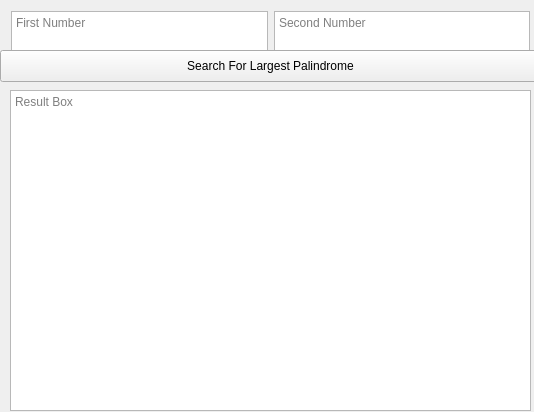
<?xml version="1.0" encoding="UTF-8"?>
<ui version="4.0">
 <class>PalindromeFinder</class>
 <widget class="QMainWindow" name="PalindromeFinder">
  <property name="geometry">
   <rect>
    <x>0</x>
    <y>0</y>
    <width>534</width>
    <height>412</height>
   </rect>
  </property>
  <property name="windowTitle">
   <string>PalindromeFinder</string>
  </property>
  <widget class="QWidget" name="centralWidget">
   <widget class="QWidget" name="gridLayoutWidget">
    <property name="geometry">
     <rect>
      <x>0</x>
      <y>0</y>
      <width>541</width>
      <height>76</height>
     </rect>
    </property>
    <layout class="QGridLayout" name="gridLayout">
     <item row="0" column="1">
      <widget class="QTextEdit" name="firstNumber">
       <property name="placeholderText">
        <string>First Number</string>
       </property>
      </widget>
     </item>
     <item row="0" column="2">
      <widget class="QTextEdit" name="secondNumber">
       <property name="placeholderText">
        <string>Second Number</string>
       </property>
      </widget>
     </item>
    </layout>
   </widget>
   <widget class="QPushButton" name="searchButton">
    <property name="geometry">
     <rect>
      <x>0</x>
      <y>50</y>
      <width>541</width>
      <height>32</height>
     </rect>
    </property>
    <property name="text">
     <string>Search For Largest Palindrome</string>
    </property>
   </widget>
   <widget class="QTextBrowser" name="resultsBox">
    <property name="geometry">
     <rect>
      <x>10</x>
      <y>90</y>
      <width>521</width>
      <height>321</height>
     </rect>
    </property>
    <property name="sizePolicy">
     <sizepolicy hsizetype="Maximum" vsizetype="Maximum">
      <horstretch>0</horstretch>
      <verstretch>0</verstretch>
     </sizepolicy>
    </property>
    <property name="maximumSize">
     <size>
      <width>16777215</width>
      <height>16777215</height>
     </size>
    </property>
    <property name="sizeIncrement">
     <size>
      <width>0</width>
      <height>0</height>
     </size>
    </property>
    <property name="tabletTracking">
     <bool>false</bool>
    </property>
    <property name="acceptDrops">
     <bool>false</bool>
    </property>
    <property name="sizeAdjustPolicy">
     <enum>QAbstractScrollArea::AdjustIgnored</enum>
    </property>
    <property name="readOnly">
     <bool>false</bool>
    </property>
    <property name="placeholderText">
     <string>Result Box</string>
    </property>
   </widget>
  </widget>
 </widget>
 <layoutdefault spacing="6" margin="11"/>
 <resources/>
 <connections/>
</ui>
